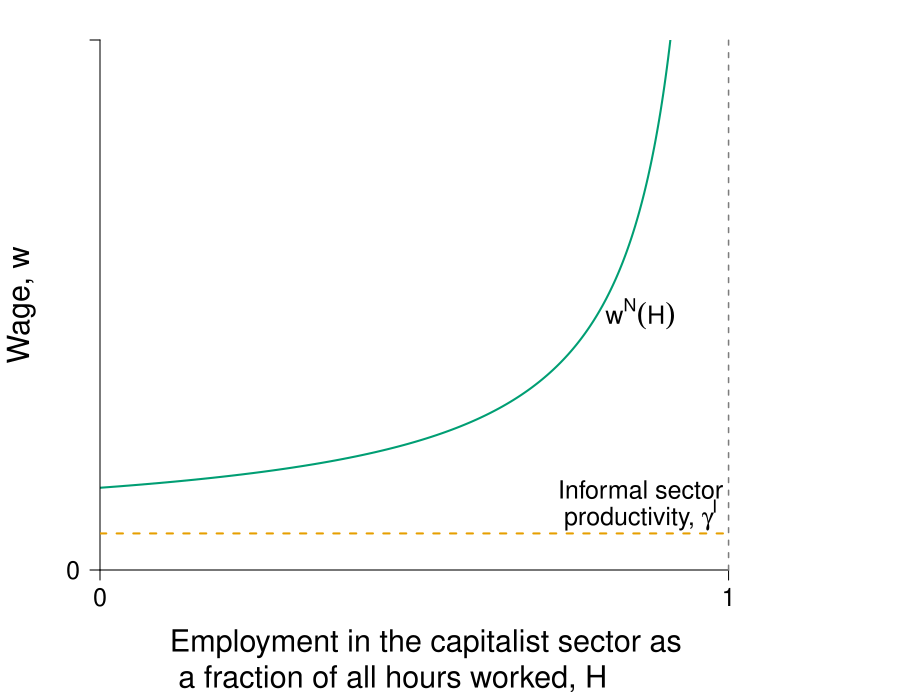

Source code (R):
require(ggplot2)
require(shape)
require(plotrix)
require(pBrackets)
pdf(file = "capitalism/lewis_baseline_slide1.pdf", width = 9, height = 7)

#Set parameters for graphics
axislabelsize <- 1.8
labelsize <- 1.5
namesize <- 1.8
annotatesize <- 1.5
graphlinewidth <- 2
segmentlinewidth <- 1.5

COL <- c("#7fc97f", "#beaed4", "#fdc086", "#ffff99", "#386cb0", "#f0027f", "#bf5b17", "#666666")
COLA <- c("#e0f3db", "#99d8c9","#66c2a4","#41ae76", "#238b45", "#005824")
COLB <- c("#4eb3d3", "#2b8cbe", "#0868ac","#084081")
CBCols <- c("#009E73","#0072B2","#E69F00","#CC79A7", "#F0E442","#D55E00")

WageFn <- function(h, ubar = 0.1, B = 0.1, t = 0.8) {
  B + ubar + (ubar - ubar*t +  ubar*t*h )/(t*(1 - h))
}

wCompCond <- function(b, rho = 0.05, gamma = prodlvls[1]){
  ((1 - b)/(1 + rho))*gamma
}

LewisFallback <- function(h, constant = 0.1, alpha = 0.5){
  constant*(1 - h)^(alpha - 1)
}


#Ylims in this figure are set at 40 for legacy reasons, 
#so multiply by 40 to get the y coordinates; was too hard 
#to re-do everything
#wCompCond(b = 0.5)*40
#Work out the x-coordinates where the Wage function 
#equals the competition condition at the parameters
x <- seq(xlims[1], xlims[2], length.out = npts)
barriers <- 0.55
oppcost <- 0.05
prodlvls <- c(0.9, 1.4)
benefits <- c(0.1, 0.2)

eq1 <- uniroot(function(x)  WageFn(x) - wCompCond(b = barriers[1], rho = oppcost[1])  , c(.01,1), tol=1e-8)   
eq2 <- uniroot(function(x)  WageFn(x, B = benefits[2]) - wCompCond(b = barriers[1], gamma = prodlvls[2], rho = oppcost[1])  , c(.01,1), tol=1e-8)   

emplvls <- c(as.numeric(eq1[1]), as.numeric(eq2[1]))
wagelvls <- c(wCompCond(b = barriers[1]), wCompCond(b = barriers[1], gamma = prodlvls[2]))
fallbacklvls <- c(LewisFallback(emplvls[1]), LewisFallback(emplvls[2]))



#COL <- c("#1B9E77", "#D95F02", "#7570B3", "#E7298A", "#66A61E", "#E6AB02", "#A6761D", "#666666")
COL <- c("#7fc97f", "#beaed4", "#fdc086", "#ffff99")
par(mar =  c(6.5, 5, 2, 7))
xlims <- c(0, 1.05)
ylims <- c(0, 1.45)


plot(0, 0, xlim = xlims, ylim = ylims, type = "n",
     xlab = expression(paste("")),
     ylab = expression(paste("")),
     xaxt = "n", 
     yaxt = "n",
     cex.lab = axislabelsize, 
     line = 2.5,
     bty = "n", 
     xaxs="i", 
     yaxs="i")

npts <- 500 
npts2 <- 501
#Specify the sequences of points for graphing. 
xx1 <- seq(xlims[1], 1, length.out = npts)
xx2 <- seq(xlims[1], xlims[2], length.out = npts)
xx3 <- seq(xlims[1], xlims[2], length.out = npts2)
xx4 <- seq(xlims[1], 25, length.out = npts2)
xx5 <- seq(xlims[1], 0.75, length.out = npts2)

# Shade below green line
# polygon(c(0, xx2, xlims[2]), 
#         c(0, WageFn(xx2), 0), border = FALSE, col = COLA[1])
# rect(0.99, 0, 1, 1, border = FALSE, col = COLA[1])

#Axis labels
text(0.5*xlims[2], -0.3, expression(paste("Employment in the capitalist sector as \n a fraction of all hours worked, H")), cex = axislabelsize, xpd = TRUE)
text(-0.125, 0.5*ylims[2], expression(paste("Wage, ", w)), cex = axislabelsize, xpd = TRUE, srt = 90)


#Draw the lines for the graphs
lines(xx1, WageFn(xx1), col = CBCols[1], lwd = graphlinewidth)
#lines(xx1, WageFn(xx1, B = benefits[2]), col = CBCols[1], lwd = graphlinewidth)
#lines(xx1, LewisFallback(xx1), col = CBCols[3], lwd = graphlinewidth)


#Annotation of the  graphs
#Wage curves
#text(0.96, 1.6, expression(paste("Wage curves")), cex = labelsize, xpd = TRUE)
#text(0.81, 1.15, expression(paste(w[2]^N*(H) )), cex = labelsize, xpd = TRUE)
text(0.86, 0.7, expression(paste(w^N*(H) )), cex = labelsize, xpd = TRUE)

text(0.86, 0.22, expression(paste("Informal sector")), cex = labelsize, xpd = TRUE)
text(0.86, 0.15, expression(paste("productivity, ", gamma^I)), cex = labelsize, xpd = TRUE)

#text(0.75, 38, expression(paste("Employment level, ", H^N)), cex = labelsize,  xpd = TRUE)
# text(0.71, 43, expression(paste("Employment")), cex = labelsize,  xpd = TRUE)
# text(0.71, 41, expression(paste("level, ", H^N)), cex = labelsize,  xpd = TRUE)


#Arrows(0.8, 15, 0.8, 19, col = "black", lty = 1, lwd = 2, arr.type = "triangle")
#Arrows(0.8, 15, 0.8, 6, col = "black", lty = 1, lwd = 2, arr.type = "triangle")
#text(0.92, 12.5, expression(paste("Employment Rent")))


#Customize ticks and labels for the plot
ticksy <- c(0, NA, NA, ylims[2])
ylabels <- c(0, NA, NA,  NA)
ticksx <- c(0, NA, 1)
xlabels <- c(0, NA, 1)
axis(1, at = ticksx, pos = 0, labels = xlabels, cex.axis = labelsize)
axis(2, at = ticksy, pos = 0, labels = ylabels, las = 1, cex.axis = labelsize)



#Competition conditions
#CC1
#segments(0, wagelvls[1], emplvls[1], wagelvls[1], lty = 1, lwd = graphlinewidth, col = CBCols[2])
#segments(emplvls[1], wagelvls[1], 1, wagelvls[1], lty = 1, lwd = graphlinewidth, col = CBCols[2])
#segments(emplvls[1], 0, emplvls[1], wagelvls[1], lty = 2, lwd = segmentlinewidth, col = grays[22])

#CC2
# segments(0, wagelvls[2], emplvls[2], wagelvls[2], lty = 1, lwd = graphlinewidth, col = CBCols[2])
# segments(emplvls[2], wagelvls[2], 1, wagelvls[2], lty = 1, lwd = graphlinewidth, col = CBCols[2])
# segments(emplvls[2], 0, emplvls[2], wagelvls[2], lty = 2, lwd = segmentlinewidth, col = grays[22])

# Informal fallback
segments(0, LewisFallback(h = 0), 1, LewisFallback(h = 0), lty = 2, lwd = graphlinewidth, col = CBCols[3])
#segments(emplvls[2], wagelvls[2], 1, wagelvls[2], lty = 1, lwd = graphlinewidth, col = CBCols[2])



# Gammas
#gamma 1
#segments(0, prodlvls[1], 1, prodlvls[1], lty = 2, lwd = 2, col = COLA[3])
#gamma 2
#segments(0, prodlvls[2], 1, prodlvls[2], lty = 2, lwd = 2, col = COLA[3])

#text(1.11, prodlvls[1] + 0.07, expression(paste("Initial")), cex = labelsize,  xpd = TRUE)
#text(1.11, prodlvls[1] + 0.07 , expression(paste("Output per")), cex = labelsize,  xpd = TRUE)
#text(1.11, prodlvls[1], expression(paste("worker, ", gamma )), cex = labelsize,  xpd = TRUE)


# text(1.11, 1.47, expression(paste("New")), cex = labelsize,  xpd = TRUE)
# text(1.11, 1.4, expression(paste("output per")), cex = labelsize,  xpd = TRUE)
# text(1.11, 1.33, expression(paste("worker, ", gamma[2])), cex = labelsize,  xpd = TRUE)

# Supply of labor
segments(1, 0, 1, ylims[2], lty = 2, lwd = segmentlinewidth, col = grays[20], xpd = TRUE)
# text(1.11, 0.15, expression(paste("Supply of")), cex = labelsize,  xpd = TRUE)
# text(1.11, 0.08, expression(paste("labor, ", H == 1)), cex = labelsize,  xpd = TRUE)


# points(emplvls[2], wagelvls[2], pch = 16, col = "black", cex = 1.5)
# text(emplvls[2] - 0.02, wagelvls[2] + 0.04,  expression(paste(b)), cex = labelsize)

#points(emplvls[1], wagelvls[1], pch = 16, col = "black", cex = 1.5)
#text(emplvls[1] + 0.02, wagelvls[1] - 0.04,  expression(paste(a)), cex = labelsize)

# points(emplvls[1], fallbacklvls[1], pch = 16, col = "black", cex = 1.5)
# text(emplvls[1] + 0.02, fallbacklvls[1] - 0.04,  expression(paste(d)), cex = labelsize)

# points(emplvls[2], fallbacklvls[2], pch = 16, col = "black", cex = 1.5)
# text(emplvls[2] + 0.02, fallbacklvls[2] - 0.04,  expression(paste(e)), cex = labelsize)


#Unemployment benefits & a
#segments(0, 5, 1.2, 5, lty = 2, lwd = 2, col = "darkgray")
#segments(0, 2.5, 1.2, 2.5, lty = 2, lwd = 2, col = "darkgray")

#Zero profit condition
#(1.12, 19, expression(paste("Competition")), cex = labelsize, xpd = TRUE)
#text(1.12, 17, expression(paste("condition, ", w^C)), cex = labelsize, xpd = TRUE)
#text(1.02, 21.25, expression(paste(w == bar(Delta))), cex = labelsize, xpd = TRUE)

# text(0.25, 23, expression(paste("Firms leaving")), cex = labelsize)
# text(0.25, 17, expression(paste("Firms entering")), cex = labelsize)

# Arrows(0.6, 19, 0.6, 10, col = "black", lty = 1, lwd = 2, arr.type = "triangle")
# text(0.42, 28, expression(paste("If the ", w>w^c,  " profits will")), cex = labelsize)
# text(0.42, 26, expression(paste("be insufficient and firms")), cex = labelsize)
# text(0.42, 24, expression(paste("will leave")), cex = labelsize)

# text(0.6, 7, expression(paste("No")), cex = labelsize)
# text(0.6, 5, expression(paste("production")), cex = labelsize)

#text(0.97, 6, expression(paste(B + a/t)))
#text(0.97, 3.5, expression(paste(B, " (unemployment benefits)")))
#text(1.08, 36, expression(paste("level of")))
#text(1.08, 34, expression(paste("employment, ", bar(H))))

#Profits
#brackets(x1 = 1.02, y1 = prodlvls[1] - 0.02, x2 = 1.02, y2 = wagelvls[1] + 0.02,  
#         ticks = 0.5, curvature = 0.5, type = 1, 
#         col = "black", lwd = 2, h = 0.03,
         lty = 1, xpd = TRUE)
#text(1.15, (prodlvls[1] + wagelvls[1])/2 + 0.035, expression(paste("Accounting")), cex = labelsize, xpd = TRUE)
#text(1.15, (prodlvls[1] + wagelvls[1])/2 - 0.035, expression(paste("profits, ", pi^A)), cex = labelsize, xpd = TRUE)

#Employment rents
#brackets(x1 = 1.02, y1 = wagelvls[1] - 0.02, x2 = 1.02, y2 = LewisFallback(0) + 0.02,  
 #        ticks = 0.5, curvature = 0.5, type = 1, 
 #        col = "black", lwd = 2, h = 0.03,
 #        lty = 1, xpd = TRUE)
#text(1.15, (LewisFallback(0)  + wagelvls[1])/2 + 0.035, expression(paste("Employment")), cex = labelsize, xpd = TRUE)
#text(1.15, (LewisFallback(0)  + wagelvls[1])/2 - 0.035, expression(paste("rent")), cex = labelsize, xpd = TRUE)


#brackets(x1 = emplvls[1] - 0.02, y1 = - 0.01, x2 = 0.02, y2 = - 0.01,  
#         ticks = 0.5, curvature = 0.5, type = 1, 
#         col = "black", lwd = 2, h = 0.03,
#         lty = 1, xpd = TRUE)

#text(emplvls[1]/2, - 0.07, expression(paste("Capitalist")), cex = labelsize, xpd = TRUE)
#text(emplvls[1]/2, - 0.13, expression(paste("employment")), cex = labelsize, xpd = TRUE)


#brackets(x1 = 1 - 0.02, y1 = - 0.01, emplvls[1] + 0.02, y2 = - 0.01,  
#         ticks = 0.5, curvature = 0.5, type = 1, 
#         col = "black", lwd = 2, h = 0.03,
#         lty = 1, xpd = TRUE)

#text((1 + emplvls[1])/2, - 0.07, expression(paste("Informal")), cex = labelsize, xpd = TRUE)
#text((1 + emplvls[1])/2, - 0.13, expression(paste("work")), cex = labelsize, xpd = TRUE)


# text(0.55, 15, expression(paste("Wages")))
# Arrows(0.5, 18, 0.5, 12, col = "black", lty = 1, lwd = 2, arr.type = "triangle")
# Arrows(0.5, 12, 0.5, 18, col = "black", lty = 1, lwd = 2, arr.type = "triangle")


dev.off()
